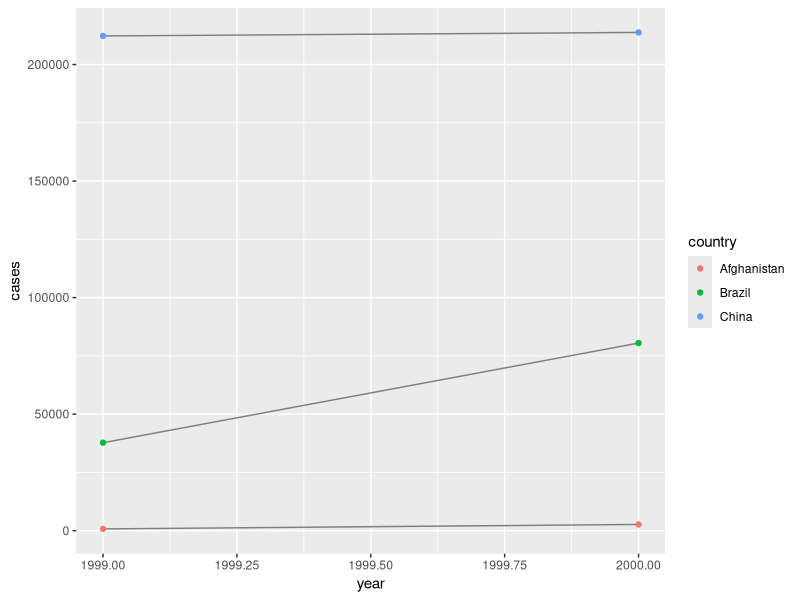
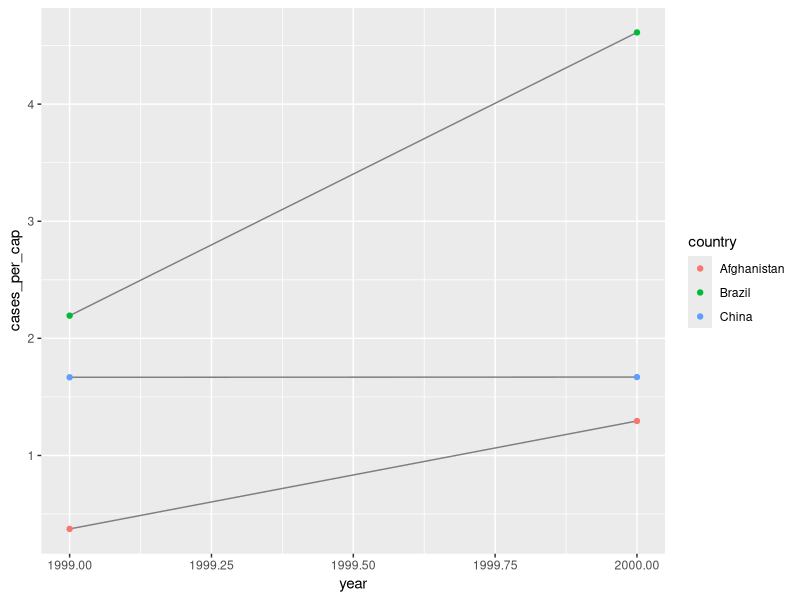
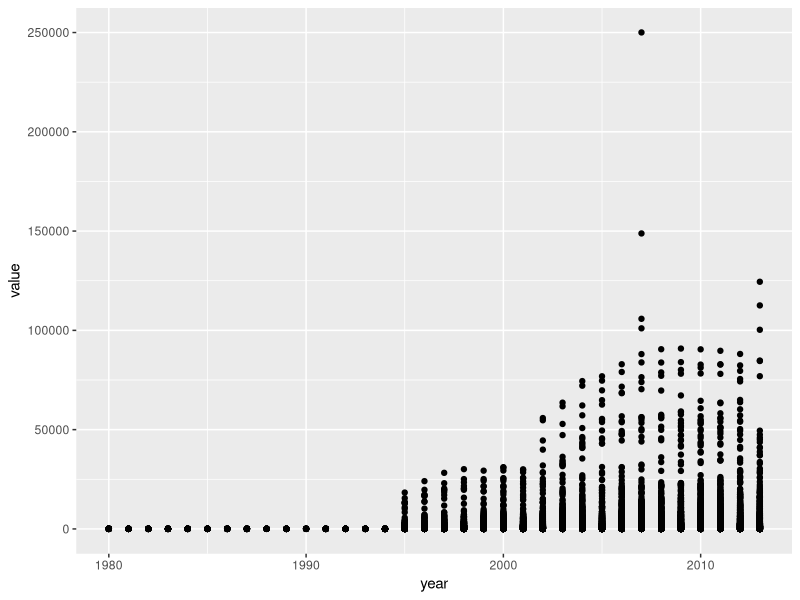
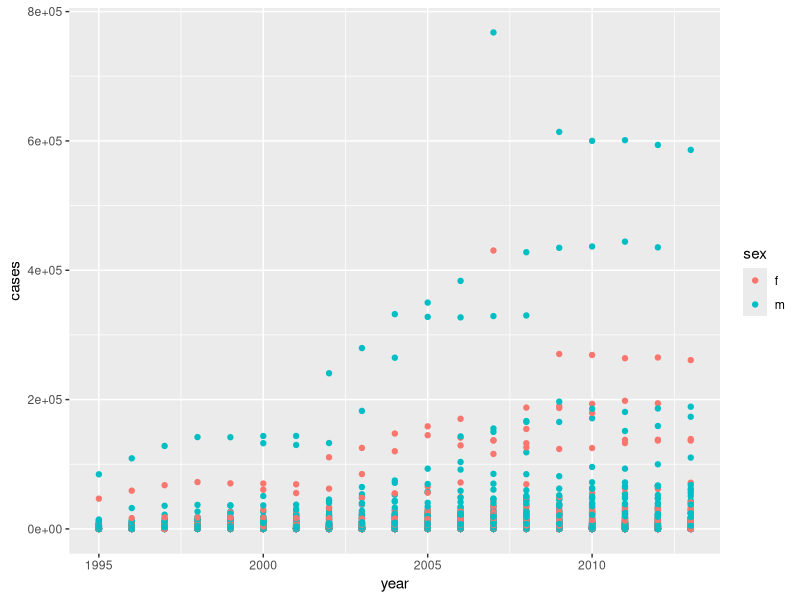
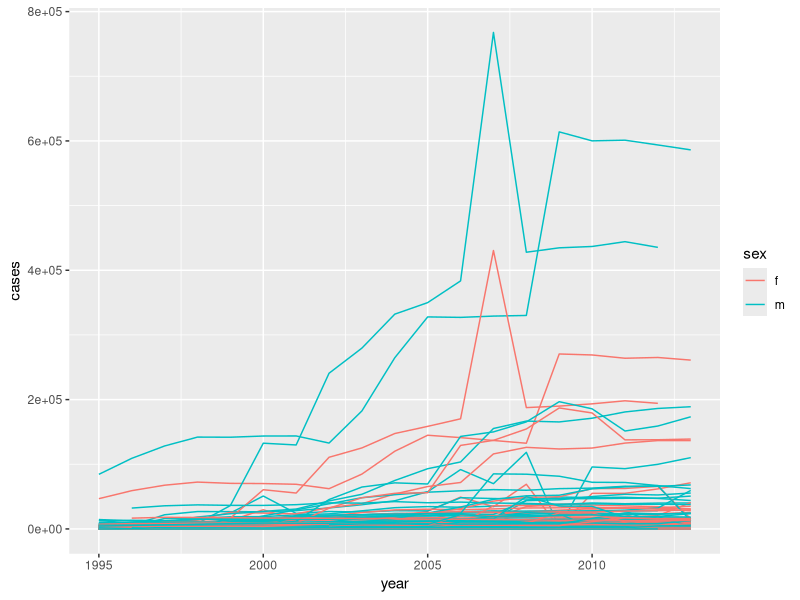
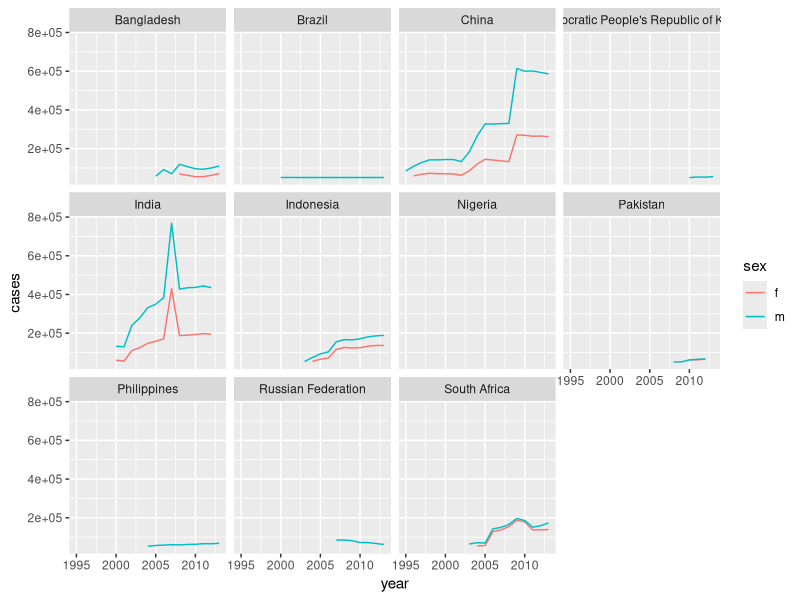

R code for these plots, in order:
## ---- chunk 1
library("tidyverse")
## ---- chunk 2
library("ggplot2")
ggplot(table1, aes(year, cases)) +
  geom_line(aes(group = country), color = "grey50") +
  geom_point(aes(color = country)) 
## ---- chunk 3
table1
table2
table3
table4a
table4b
## ---- chunk 4
t2_cases <- filter(table2, type == "cases")           # Извлекаем число случаев заболевания
t2_population <- filter(table2, type == "population") # Извлекаем число популяции
t2_rate <- t2_cases$count / t2_population$count * 10000     # Находим отношение
rate <- as_tibble(t2_rate)                            # Сохраняем куда-то
## ---- chunk 5
t2_cases <- filter(table2, type == "cases") %>%            # Извлекаем число случаев заболевания
  rename(cases = count) %>%                                # Переименовываем стобец
  arrange(country, year)                                   # Сортируем, чтобы избежать ошибок
t2_population <- filter(table2, type == "population") %>%  # Действуем по аналогии и для популяции
  rename(population = count) %>%
  arrange(country, year)
t2_rate <- t2_cases %>% 
  mutate(population = t2_population$population,            # Добавляем переменную популяции
         cases_per_cap = (cases / population) * 10000) %>% # Добавляем переменную с отношением
  select(country, year, cases_per_cap)                     # Оставляем только нужное
## ---- chunk 6
table4_1999 <- table4a$`1999` / table4b$`1999` * 10000
table4_2000 <- table4a$`2000` / table4b$`2000` * 10000
table4_rate <- as.tibble(cbind(table4_1999, table4_2000))
## ---- chunk 7
table4c <-
  tibble(country = table4a$country,
         `1999` = table4a[["1999"]] / table4b[["1999"]] * 10000,
         `2000` = table4a[["2000"]] / table4b[["2000"]] * 10000)
## ---- chunk 8
ggplot(t2_rate, aes(year, cases_per_cap)) +
  geom_line(aes(group = country), color = "grey50") +
  geom_point(aes(color = country))
## ---- chunk 9
table4a
## ---- chunk 10
table4a %>% 
  gather(`1999`, `2000`, key = "year", value = "cases")
## ---- chunk 11
table4b %>% 
  gather(`1999`, `2000`, key = "year", value = "population")
## ---- chunk 12
tidy4a <- table4a %>% 
  gather(`1999`, `2000`, key = "year", value = "cases")
tidy4b <- table4b %>% 
  gather(`1999`, `2000`, key = "year", value = "population")

left_join(tidy4a, tidy4b)
## ---- chunk 13
table2
## ---- chunk 14
spread(table2, key = type, value = count)
## ---- chunk 15
stocks <- tibble(
  year   = c(2015, 2015, 2016, 2016),
  half  = c(   1,    2,     1,    2),
  return = c(1.88, 0.59, 0.92, 0.17)
)
stocks %>% 
  spread(year, return) %>% 
  gather("year", "return", `2015`:`2016`)
## ---- chunk 16
stocks %>% 
  spread(year, return) %>% 
  gather("year", "return", `2015`:`2016`, convert = TRUE)
## ---- chunk 17
# table4a %>% 
#  gather(1999, 2000, key = "year", value = "cases")
## ---- chunk 18
table4a %>% 
  gather('1999', '2000', key = "year", value = "cases")
## ---- chunk 19
# people <- tribble(
#  ~name,             ~key,    ~value,
#  #-----------------|--------|------
#  "Phillip Woods",   "age",       45,
#  "Phillip Woods",   "height",   186,
#  "Phillip Woods",   "age",       50,
#  "Jessica Cordero", "age",       37,
#  "Jessica Cordero", "height",   156
# )
## ---- chunk 20
# people %>%
#  mutate(observation = c(1, 1, 2, 1, 1)) %>% # Проставил номер измерения
#  spread(key, value)
## ---- chunk 21
preg <- tribble(
  ~pregnant, ~male, ~female,
  "yes",     NA,    10,
  "no",      20,    12
)
## ---- chunk 22
preg1 <-  preg %>%
  gather("male", "female", key = "sex", value = "count")
## ---- chunk 23
(preg2 <- preg1 %>%
  mutate(female = sex == "female",
         pregnant = pregnant == "yes") %>%
  select(pregnant, count, female))         # Для того чтобы отсечь ненужный столбец sex
## ---- chunk 24
table3
## ---- chunk 25
table3 %>%
  separate(rate, into = c("cases", "population"))
## ---- chunk 26
table3 %>%
  separate(rate, into = c("cases", "population"), sep = "/")
## ---- chunk 27
table3 %>%
  separate(rate,
           into = c("cases", "population"),
           convert = TRUE
           )
## ---- chunk 28
table5 %>%
  unite(new, century, year)
## ---- chunk 29
table5 %>%
  unite(new, century, year, sep = "")
## ---- chunk 30
tibble(x = c("a,b,c", "d,e,f,g", "h,i,j")) %>% 
  separate(x, c("one", "two", "three"))

tibble(x = c("a,b,c", "d,e", "f,g,i")) %>% 
  separate(x, c("one", "two", "three"))
## ---- chunk 31
t1 <- tibble(x = c("a,b,c", "d,e,f,g", "h,i,j"))

separate(t1, x, c("one", "two", "three"), extra = "warn")
# «warn» (по умолчанию): выдаёт предупреждение и отбрасывает дополнительные значения.

separate(t1, x, c("one", "two", "three"), extra = "drop")
# «drop»: отбрaсывает любые дополнительные значения без предупреждения.

separate(t1, x, c("one", "two", "three"), extra = "merge")
# «merge»: добавляет переполняющие значения в месте где они есть

## ---- chunk 32
t2 <- tibble(x = c("a,b,c", "d,e", "f,g,i"))

separate(t2, x, c("one", "two", "three"), fill = "warn")
# «warn» (по умолчанию): выдаёт предупреждение и заполняет справа пропущенным значением NA

separate(t2, x, c("one", "two", "three"), fill = "right")
# заполняет справа пропущенным значение NA

separate(t2, x, c("one", "two", "three"), fill = "left")
# заполняет слева пропущенным значение NA
## ---- chunk 33
table5 %>%
  unite(new, century, year, sep = "", remove = FALSE)
## ---- chunk 34
# разделение с разделителем
tibble(x = c("male-34", "female-12", "male-19", "female-42")) %>%
  separate(x, c("sex", "age"), sep = "-")

# разделение по позиции - второй с конца
tibble(x = c("male34", "female12", "male19", "female42")) %>%
  separate(x, c("sex", "age"), sep = c(-2))
## ---- chunk 35
tibble(x = c("male-34", "female-12", "male-19", "female-42")) %>%
  extract(col = x, into = c("sex", "age"), regex = "([a-z]+)-([0-9]+)")
## ---- chunk 36
tibble(x = c("male-34", "female-12", "male-19", "female-42")) %>%
  extract(col = x, into = c("sex", "age"), regex = "([a-z])-([0-9])")
## ---- chunk 37
stocks <- tibble(
  year   = c(2015, 2015, 2015, 2015, 2016, 2016, 2016),
  qtr    = c(   1,    2,    3,    4,    2,    3,    4),
  return = c(1.88, 0.59, 0.35,   NA, 0.92, 0.17, 2.66)
)
## ---- chunk 38
stocks %>%
  spread(year, return)
## ---- chunk 39
stocks %>%
  spread(year, return) %>%
  gather(year, return, `2015`:`2016`, na.rm = TRUE)
## ---- chunk 40
stocks %>%
  complete(year, qtr)
## ---- chunk 41
treatment <- tribble(
  ~ person,           ~ treatment, ~response,
  "Derrick Whitmore", 1,           7,
  NA,                 2,           10,
  NA,                 3,           9,
  "Katherine Burke",  1,           4
)
## ---- chunk 42
treatment %>%
  fill(person)
## ---- chunk 43
treatment %>%
  fill(person, .direction = "up")
## ---- chunk 44
who
## ---- chunk 45
(who1 <- who %>%
  gather(
    new_sp_m014:newrel_f65, key = "key",
    value = "cases",
    na.rm = TRUE
  ))
## ---- chunk 46
who1 %>%
  count(key)
## ---- chunk 47
(who2 <- who1 %>%
  mutate(key = stringr::str_replace(key, "newrel", "new_rel")))
## ---- chunk 48
who3 <- who2 %>%
  separate(key, c("new", "type", "sexage"), sep = "_")
## ---- chunk 49
who3 %>%
  count(new)
## ---- chunk 50
who4 <- who3 %>%
  select(-new, -iso2, -iso3)
## ---- chunk 51
who5 <- who4 %>%
  separate(sexage, c("sex", "age"), sep = 1)
## ---- chunk 52
who %>%
  gather(key, value, new_sp_m014:newrel_f65, na.rm = TRUE) %>% 
  mutate(key = stringr::str_replace(key, "newrel", "new_rel")) %>%
  separate(key, c("new", "var", "sexage")) %>% 
  select(-new, -iso2, -iso3) %>% 
  separate(sexage, c("sex", "age"), sep = 1)
## ---- chunk 53
who1 %>%
  filter(cases == 0) %>%
  nrow()
## ---- chunk 54
who %>%
  gather(key, value, new_sp_m014:newrel_f65, na.rm = TRUE) %>% 
  mutate(key = stringr::str_replace(key, "newrel", "new_rel")) %>%
  separate(key, c("new", "var", "sexage")) %>% 
  select(-new, -iso2, -iso3) %>% 
  separate(sexage, c("sex", "age"), sep = 1)
## ---- chunk 55
select(who3, country, iso2, iso3) %>%
  distinct() %>%
  group_by(country) %>%
  filter(n() > 1)
## ---- chunk 56
who_visual <- who %>%
  gather(key, value, new_sp_m014:newrel_f65, na.rm = TRUE) %>% 
  mutate(key = stringr::str_replace(key, "newrel", "new_rel")) %>%
  separate(key, c("new", "var", "sexage")) %>% 
  select(-new, -iso2, -iso3) %>% 
  separate(sexage, c("sex", "age"), sep = 1)
## ---- chunk 57
ggplot(who_visual, aes(year, value)) +
  geom_point()
## ---- chunk 58
who_visual %>%
  group_by(country, year, sex) %>%
  filter(year >= 1995) %>%
  summarise(cases = sum(value)) %>%
  ggplot(aes(x = year, y = cases, color = sex)) +
  geom_point()
## ---- chunk 59
who5 %>%
  group_by(country, year, sex) %>%
  filter(year >= 1995) %>%
  summarise(cases = sum(cases)) %>%
  unite(country_sex, country, sex, remove = FALSE) %>%
  ggplot(aes(x = year, y = cases, group = country_sex, colour = sex)) +
  geom_line()
## ---- chunk 60
who5 %>%
  group_by(country, year, sex) %>%
  filter(year >= 1995) %>%
  summarise(cases = sum(cases)) %>%
  unite(country_sex, country, sex, remove = FALSE) %>%
  filter(between(cases, 50000, 800000)) %>%
  ggplot(aes(x = year, y = cases, group = country_sex, colour = sex)) +
  geom_line() + 
  facet_wrap(.~country)
